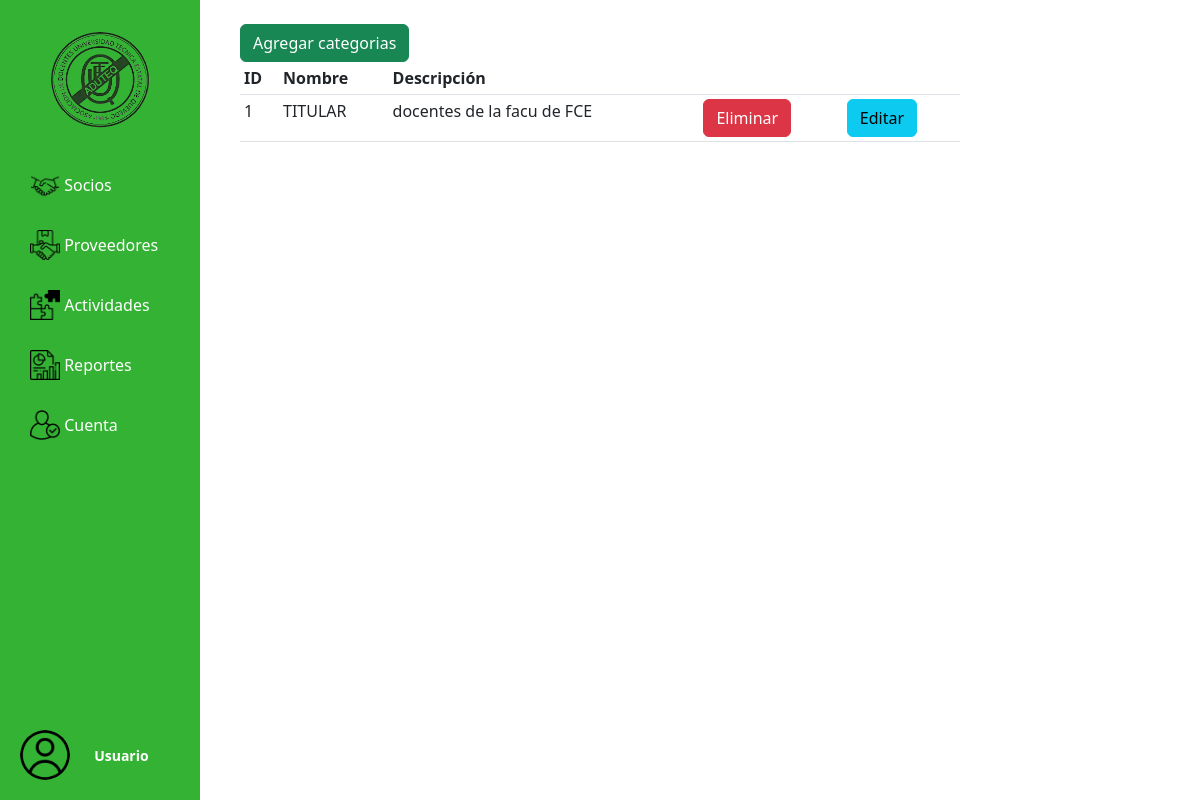
Page /categorias/ on the committed database.
### Categorias/models.py (models this page shows)
class Categorias(models.Model):
    nombre_cat=models.CharField(max_length=100)
    descripcion=models.CharField(max_length=200, blank=True)

### Categorias/views.py (the view)
# urls.py: path('',lista_categorias),
def lista_categorias(request):
    categorias = Categorias.objects.all()
    return render (request, 'listar_categorias.html', {'categorias' : categorias})

### Categorias/templates/listar_categorias.html (shortened to what this page needs)
{% extends 'base.html' %}
{% load static %}
{% block content %}
<!DOCTYPE html>
<html lang="en">
<head>
    <link rel="stylesheet" href="https://cdn.jsdelivr.net/npm/bootstrap@5.3.0/dist/css/bootstrap.min.css" />
</head>
<body>
    <br />
    <div style="margin: auto; max-width: 60%">
        <button type="button" class="btn btn-success" data-bs-toggle="modal" data-bs-target="#staticBackdrop">
            Agregar categorias
        </button>
        <br />
        <table style="margin: auto" class="table table-sm">
            <thead>
                <tr>
                    <th scope="col">ID</th>
                    <th scope="col">Nombre</th>
                    <th scope="col">Descripción</th>
                    <th scope="col"></th>
                    <th scope="col"></th>
                </tr>
            </thead>
            <tbody>
                {% for categoria in categorias %}
                <tr>
                    <td>{{categoria.id}}</td>
                    <td>{{categoria.nombre_cat}}</td>
                    <td>{{categoria.descripcion}}</td>
                    <td>
                        <form action="{% url 'eliminarcat' categoria.id %}" method="post">
                            <button class="btn btn-danger">Eliminar</button>
                        </form>
                    </td>
                    <td>
                        <form action="{% url 'editarcat' categoria.id %}">
                            <button class="btn btn-info">Editar</button>
                        </form>
                    </td>
                </tr>
                {% endfor %}
            </tbody>
        </table>
    </div>
</body>
</html>
{% endblock %}

### proveedores/static/css/estilo_menu_desplegable.css (style rules this page uses)
body { margin: 0; padding: 0; font-family: Arial, sans-serif; }

### ADUTEQ/static/css/estilo_base.css (style rules this page uses)
body { margin: 0; padding: 0; font-family: Arial, sans-serif; background-color: #f2f2f2; }

### rows in the picture
Categorias: id "1", nombre_cat "TITULAR", descripcion "docentes de la facu de FCE"
